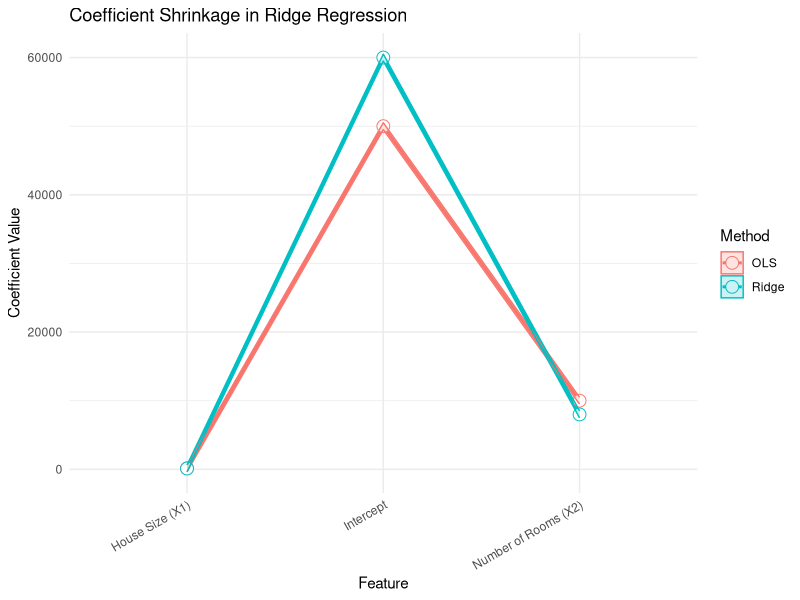
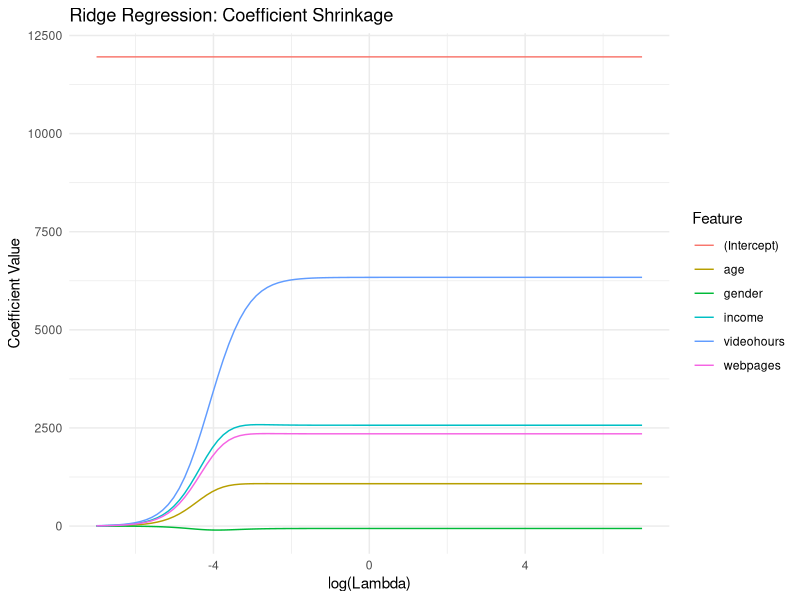
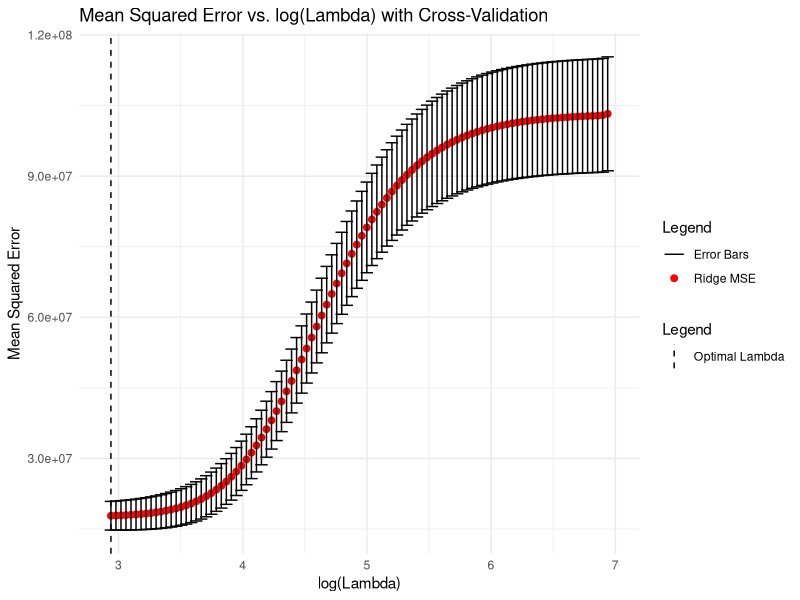
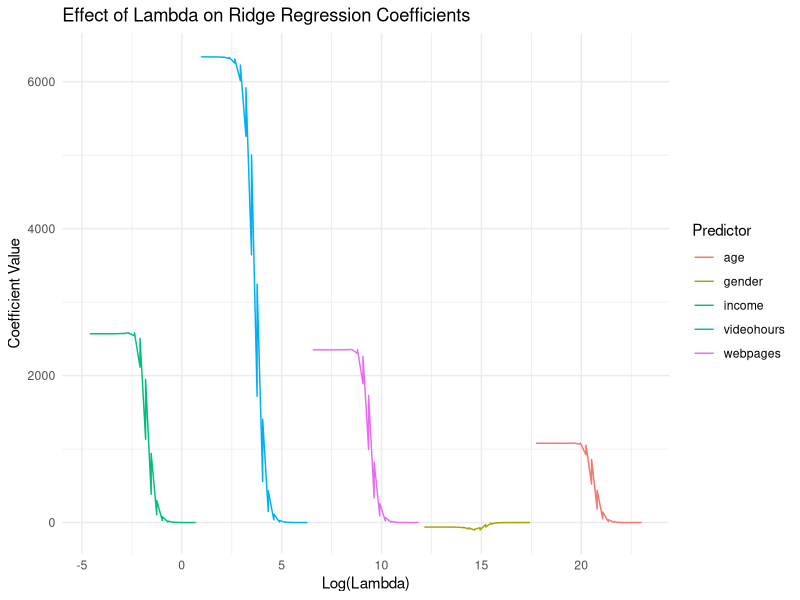
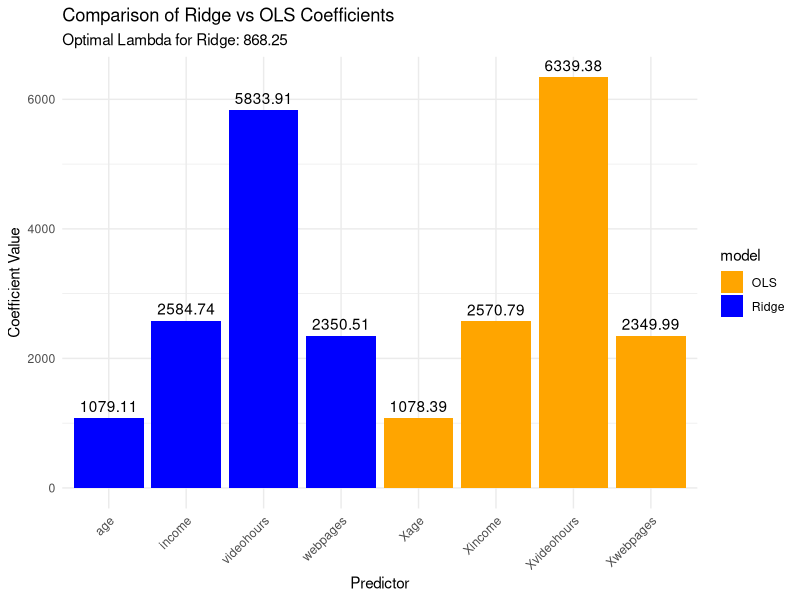
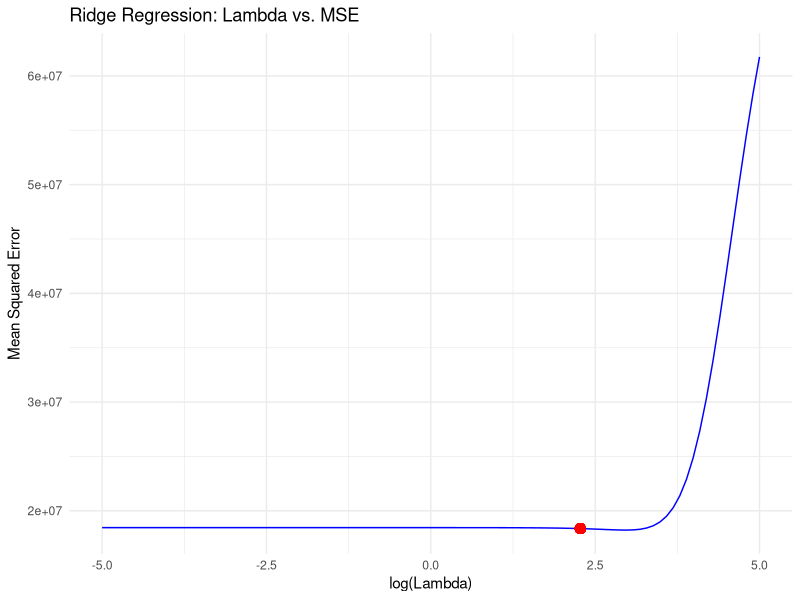
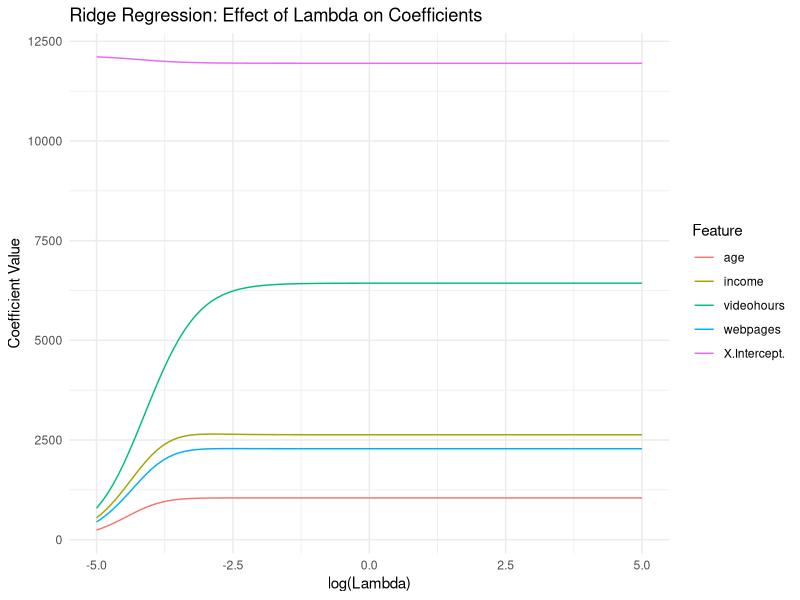
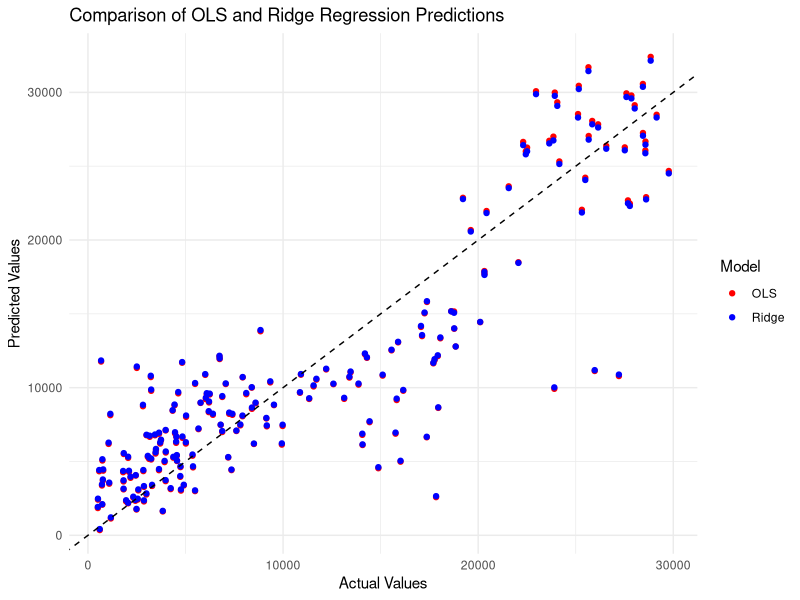

Write the R code that produced these figures, in order.
## ---- chunk 1
knitr::opts_chunk$set(echo = TRUE)
knitr::opts_knit$set(root.dir = "c:/Users/Admin/Documents/gift")

# Set CRAN mirror
options(repos = c(CRAN = "https://cloud.r-project.org"))

# Install required packages if not already installed
required_packages <- c("ggplot2", "reshape2", "readr", "glmnet", "dplyr", 
                       "tidyr", "caret", "car")

for (package in required_packages) {
  if (!require(package, character.only = TRUE, quietly = TRUE)) {
    install.packages(package, dependencies = TRUE)
    library(package, character.only = TRUE)
  }
}
## ---- chunk 2
library(ggplot2)
library(reshape2)

# Define dataset based on provided table
data <- data.frame(
  House_Size = c(1400, 1600, 1700, 1875, 1100),
  Number_of_Rooms = c(3, 3, 4, 4, 2),
  Price = c(300000, 320000, 340000, 360000, 280000)
)

# Simulating coefficients from OLS and Ridge Regression
coefficients <- data.frame(
  Feature = c("Intercept", "House Size (X1)", "Number of Rooms (X2)"),
  OLS = c(50000, 150, 10000),
  Ridge = c(60000, 120, 8000)
)

# Reshape data for ggplot
coefficients_melted <- melt(coefficients, id.vars = "Feature", 
                             variable.name = "Method", value.name = "Coefficient")

# Line graph with grey area
line_plot <- ggplot(coefficients_melted, aes(x = Feature, y = Coefficient, 
                                              group = Method, color = Method)) +
  geom_line(linewidth = 1) +
  geom_point(size = 4, shape = 21, fill = "white") +
  geom_ribbon(aes(ymin = Coefficient - 500, ymax = Coefficient + 500, fill = Method), 
              alpha = 0.2) +
  theme_minimal() +
  labs(title = "Coefficient Shrinkage in Ridge Regression",
       x = "Feature",
       y = "Coefficient Value") +
  theme(axis.text.x = element_text(angle = 30, hjust = 1))

print(line_plot)
## ---- chunk 3
library(readr)
internetlinear <- read_csv("internetlinear.csv")
View(internetlinear)
## ---- chunk 4
library(ggplot2)
library(glmnet)
library(dplyr)
library(tidyr)

# Define predictors and target variable
X <- internetlinear %>% select(-usage)
y <- internetlinear$usage

# Standardize the predictors
X_scaled <- scale(X)

# Fit Ridge regression for different lambda values
lambda_values <- 10^seq(-7, 7, length.out = 100)
ridge_model <- glmnet(X_scaled, y, alpha = 0, lambda = lambda_values)

# Extract coefficients properly
ridge_coefs <- as.matrix(coef(ridge_model))
ridge_coefs <- as.data.frame(t(ridge_coefs))
ridge_coefs$lambda <- lambda_values

# Reshape for plotting
ridge_coefs <- ridge_coefs %>%
  pivot_longer(cols = -lambda, names_to = "Feature", values_to = "Coefficient")

# Plot coefficient shrinkage
ggplot(ridge_coefs, aes(x = log10(lambda), y = Coefficient, color = Feature)) +
  geom_line() +
  labs(title = "Ridge Regression: Coefficient Shrinkage",
       x = "log(Lambda)",
       y = "Coefficient Value") +
  theme_minimal()
## ---- chunk 5
data <- as.data.frame(internetlinear)

# Exclude categorical variables
X <- data[, !(names(data) %in% c("usage", "gender"))]
y <- data$usage

# Standardize the predictors
X_scaled <- scale(X)

# Fit Ridge Regression using Cross-Validation
set.seed(42)
cv_ridge <- cv.glmnet(X_scaled, y, alpha = 0, nfolds = 10)

# Extract relevant data
lambda_values <- cv_ridge$lambda
mse_values <- cv_ridge$cvm
mse_sd <- cv_ridge$cvsd
lambda_opt <- cv_ridge$lambda.min

# Create dataframe for visualization
mse_df <- data.frame(
  log_lambda = log10(lambda_values),
  MSE = mse_values,
  MSE_upper = mse_values + mse_sd,
  MSE_lower = mse_values - mse_sd
)

# Plot with legend
ggplot(mse_df, aes(x = log_lambda, y = MSE)) +
  geom_point(aes(color = "Ridge MSE"), size = 2) +
  geom_errorbar(aes(ymin = MSE_lower, ymax = MSE_upper, color = "Error Bars"), width = 0.1) +
  geom_vline(aes(xintercept = log10(lambda_opt), linetype = "Optimal Lambda"), color = "black") +
  scale_color_manual(name = "Legend", values = c("Ridge MSE" = "red", "Error Bars" = "black")) +
  scale_linetype_manual(name = "Legend", values = c("Optimal Lambda" = "dashed")) +
  labs(title = "Mean Squared Error vs. log(Lambda) with Cross-Validation",
       x = "log(Lambda)",
       y = "Mean Squared Error") +
  theme_minimal()
## ---- chunk 6
# Load necessary libraries
library(glmnet)
library(ggplot2)
library(dplyr)
library(tidyr)

data <- read_csv("internetlinear.csv")

# Separate predictors (X) and target variable (y)
X <- as.matrix(data[, c("age", "gender", "webpages", "videohours", "income")])
y <- data$usage

# Standardize the predictors
X <- scale(X)

# Perform cross-validation to find the optimal lambda
set.seed(1556)
cv_ridge <- cv.glmnet(X, y, alpha = 0, nfolds = 10)

# Fit Ridge Regression for a range of lambda values
lambda_values <- 10^seq(10, -2, length = 100)
ridge_model <- glmnet(X, y, alpha = 0, lambda = lambda_values)

# Extract coefficients for each lambda
coefficients <- coef(ridge_model, s = lambda_values)

# Convert coefficients to a data frame for visualization
coef_df <- as.data.frame(as.matrix(coefficients))
coef_df <- coef_df[-1, ]
coef_df$predictor <- rownames(coef_df)

# Reshape the data for ggplot
coef_df_long <- coef_df %>%
  pivot_longer(cols = -predictor, names_to = "lambda_index", values_to = "coefficient") %>%
  mutate(lambda = rep(log(lambda_values), each = nrow(coef_df)))

# Plot the effect of lambda on coefficients
ggplot(coef_df_long, aes(x = lambda, y = coefficient, color = predictor)) +
  geom_line() +
  labs(
    title = "Effect of Lambda on Ridge Regression Coefficients",
    x = "Log(Lambda)",
    y = "Coefficient Value",
    color = "Predictor"
  ) +
  theme_minimal()
## ---- chunk 7
data <- read_csv("internetlinear.csv")

# Separate predictors (X) and target variable (y)
X <- as.matrix(data[, c("age", "webpages", "videohours", "income")])
y <- data$usage

# Standardize the predictors
X <- scale(X)

# Perform cross-validation to find the optimal lambda
set.seed(1556)
cv_ridge <- cv.glmnet(X, y, alpha = 0, nfolds = 10)

# Extract the optimal lambda value for Ridge
optimal_lambda <- cv_ridge$lambda.min
cat("Optimal Lambda for Ridge:", optimal_lambda, "\n")

# Fit Ridge Regression for the optimal lambda
ridge_model <- glmnet(X, y, alpha = 0, lambda = optimal_lambda)

# Extract coefficients for Ridge model
ridge_coefficients <- coef(ridge_model, s = optimal_lambda)
ridge_coefficients <- as.matrix(ridge_coefficients)

if (nrow(ridge_coefficients) > 1) {
  ridge_coef_df <- data.frame(predictor = rownames(ridge_coefficients)[-1],
                               coefficient = ridge_coefficients[-1, 1])
  ridge_coef_df$model <- "Ridge"
  
  cat("Ridge Regression Coefficients:\n")
  print(ridge_coef_df)
} else {
  print("No coefficients extracted from Ridge model.")
}

# Fit OLS model
ols_model <- lm(y ~ X)
ols_coefficients <- coef(ols_model)[-1]

# Convert OLS coefficients to a data frame
ols_coef_df <- data.frame(predictor = names(ols_coefficients), 
                           coefficient = ols_coefficients)
ols_coef_df$model <- "OLS"

cat("OLS Regression Coefficients:\n")
print(ols_coef_df)

# Combine all coefficients
coef_comparison_df <- rbind(ridge_coef_df, ols_coef_df)

# Create a bar plot
ggplot(coef_comparison_df, aes(x = predictor, y = coefficient, fill = model)) +
  geom_bar(stat = "identity", position = "dodge") +
  geom_text(aes(label = round(coefficient, 2)), position = position_dodge(0.8), vjust = -0.5) +
  labs(title = "Comparison of Ridge vs OLS Coefficients",
       subtitle = paste("Optimal Lambda for Ridge:", round(optimal_lambda, 2)),
       x = "Predictor", y = "Coefficient Value") +
  scale_fill_manual(values = c("Ridge" = "blue", "OLS" = "orange")) +
  theme_minimal() +
  theme(axis.text.x = element_text(angle = 45, hjust = 1))
## ---- chunk 8
library(glmnet)
library(ggplot2)
library(dplyr)
library(tidyr)
library(caret)
library(car)

# Display structure of dataset
str(internetlinear)
summary(internetlinear)

# Define predictors and target variable
X <- internetlinear[, c("age", "webpages", "videohours", "income")]
y <- internetlinear$usage

# Standardize the predictors
X_scaled <- scale(X)
X_scaled_df <- as.data.frame(X_scaled)
X_scaled_df$usage <- y

# Split data into training (80%) and testing (20%)
set.seed(42)
train_indices <- sample(seq_len(nrow(X_scaled_df)), size = 0.8 * nrow(X_scaled_df))
train_data <- X_scaled_df[train_indices, ]
test_data <- X_scaled_df[-train_indices, ]

X_train <- train_data[, -ncol(train_data)]
X_test <- test_data[, -ncol(test_data)]
y_train <- train_data$usage
y_test <- test_data$usage

# 1. Ordinary Least Squares (OLS)
ols_model <- lm(usage ~ ., data = train_data)
ols_predictions <- predict(ols_model, newdata = test_data)

# Compute OLS Performance Metrics
ols_mse <- mean((y_test - ols_predictions)^2)
ols_r2 <- 1 - sum((y_test - ols_predictions)^2) / sum((y_test - mean(y_test))^2)

# 2. Ridge Regression
set.seed(42)
lambda_values <- 10^seq(-5, 5, length.out = 100)
ridge_model <- glmnet(as.matrix(X_train), y_train, alpha = 0, lambda = lambda_values)

# Find optimal lambda via cross-validation
cv_ridge <- cv.glmnet(as.matrix(X_train), y_train, alpha = 0, lambda = lambda_values, nfolds = 10)
ridge_lambda_opt <- cv_ridge$lambda.min

# Make predictions with optimal Ridge model
ridge_predictions <- predict(ridge_model, s = ridge_lambda_opt, newx = as.matrix(X_test))

# Compute Ridge Performance Metrics
ridge_mse <- mean((y_test - ridge_predictions)^2)
ridge_r2 <- 1 - sum((y_test - ridge_predictions)^2) / sum((y_test - mean(y_test))^2)

# 3. Compare Model Performance at Different Lambda Values
ridge_mse_values <- sapply(lambda_values, function(l) {
  predictions <- predict(ridge_model, s = l, newx = as.matrix(X_test))
  mean((y_test - predictions)^2)
})

lambda_comparison_df <- data.frame(
  Lambda = lambda_values,
  MSE = ridge_mse_values
)

# Plot Lambda vs. MSE
ggplot(lambda_comparison_df, aes(x = log10(Lambda), y = MSE)) +
  geom_line(color = "blue") +
  geom_point(aes(x = log10(ridge_lambda_opt), y = ridge_mse), color = "red", size = 3) +
  labs(title = "Ridge Regression: Lambda vs. MSE",
       x = "log(Lambda)", y = "Mean Squared Error") +
  theme_minimal()

# 4. Compare Ridge Coefficients Across Different Lambda Values
ridge_coefficients <- as.matrix(coef(ridge_model))
ridge_coefficients_df <- data.frame(t(ridge_coefficients))
ridge_coefficients_df$Lambda <- lambda_values

# Reshape for plotting
ridge_coefficients_long <- ridge_coefficients_df %>%
  pivot_longer(cols = -Lambda, names_to = "Feature", values_to = "Coefficient")

# Plot coefficient shrinkage
ggplot(ridge_coefficients_long, aes(x = log10(Lambda), y = Coefficient, color = Feature)) +
  geom_line() +
  labs(title = "Ridge Regression: Effect of Lambda on Coefficients",
       x = "log(Lambda)", y = "Coefficient Value") +
  theme_minimal()

# 5. Model Performance Comparison
performance_df <- data.frame(
  Model = c("OLS", "Ridge Regression (Optimal Lambda)"),
  MSE = c(ols_mse, ridge_mse),
  R2 = c(ols_r2, ridge_r2)
)

print("Model Performance Comparison:")
print(performance_df)

# 6. Actual vs Predicted Plot
ols_vs_ridge_df <- data.frame(
  Actual = y_test,
  OLS_Predicted = ols_predictions,
  Ridge_Predicted = as.vector(ridge_predictions)
)

ggplot(ols_vs_ridge_df, aes(x = Actual)) +
  geom_point(aes(y = OLS_Predicted, color = "OLS")) +
  geom_point(aes(y = Ridge_Predicted, color = "Ridge")) +
  geom_abline(slope = 1, intercept = 0, color = "black", linetype = "dashed") +
  labs(title = "Comparison of OLS and Ridge Regression Predictions",
       x = "Actual Values", y = "Predicted Values") +
  scale_color_manual(name = "Model", values = c("OLS" = "red", "Ridge" = "blue")) +
  theme_minimal()
